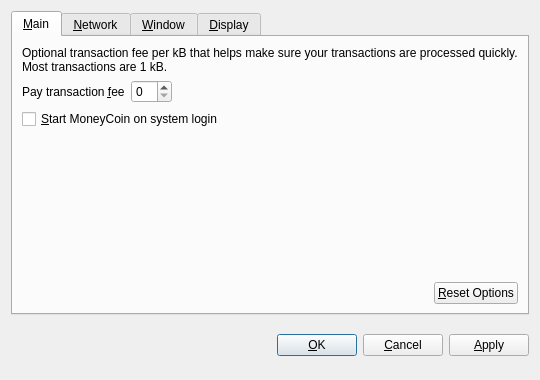
<?xml version="1.0" encoding="UTF-8"?>
<ui version="4.0">
 <class>OptionsDialog</class>
 <widget class="QDialog" name="OptionsDialog">
  <property name="geometry">
   <rect>
    <x>0</x>
    <y>0</y>
    <width>540</width>
    <height>380</height>
   </rect>
  </property>
  <property name="windowTitle">
   <string>Options</string>
  </property>
  <property name="modal">
   <bool>true</bool>
  </property>
  <layout class="QVBoxLayout" name="verticalLayout">
   <item>
    <widget class="QTabWidget" name="tabWidget">
     <property name="tabPosition">
      <enum>QTabWidget::North</enum>
     </property>
     <property name="currentIndex">
      <number>0</number>
     </property>
     <widget class="QWidget" name="tabMain">
      <attribute name="title">
       <string>&amp;Main</string>
      </attribute>
      <layout class="QVBoxLayout" name="verticalLayout_Main">
       <item>
        <widget class="QLabel" name="transactionFeeInfoLabel">
         <property name="text">
          <string>Optional transaction fee per kB that helps make sure your transactions are processed quickly. Most transactions are 1 kB.</string>
         </property>
         <property name="textFormat">
          <enum>Qt::PlainText</enum>
         </property>
         <property name="wordWrap">
          <bool>true</bool>
         </property>
        </widget>
       </item>
       <item>
        <layout class="QHBoxLayout" name="horizontalLayout_1_Main">
         <item>
          <widget class="QLabel" name="transactionFeeLabel">
           <property name="text">
            <string>Pay transaction &amp;fee</string>
           </property>
           <property name="textFormat">
            <enum>Qt::PlainText</enum>
           </property>
           <property name="buddy">
            <cstring>transactionFee</cstring>
           </property>
          </widget>
         </item>
         <item>
          <widget class="BitcoinAmountField" name="transactionFee"/>
         </item>
         <item>
          <spacer name="horizontalSpacer_1_Main">
           <property name="orientation">
            <enum>Qt::Horizontal</enum>
           </property>
           <property name="sizeHint" stdset="0">
            <size>
             <width>40</width>
             <height>20</height>
            </size>
           </property>
          </spacer>
         </item>
        </layout>
       </item>
       <item>
        <widget class="QCheckBox" name="bitcoinAtStartup">
         <property name="toolTip">
          <string>Automatically start MoneyCoin after logging in to the system.</string>
         </property>
         <property name="text">
          <string>&amp;Start MoneyCoin on system login</string>
         </property>
        </widget>
       </item>
       <item>
        <spacer name="verticalSpacer_Main">
         <property name="orientation">
          <enum>Qt::Vertical</enum>
         </property>
         <property name="sizeHint" stdset="0">
          <size>
           <width>20</width>
           <height>40</height>
          </size>
         </property>
        </spacer>
       </item>
       <item>
        <layout class="QHBoxLayout" name="horizontalLayout_2_Main">
         <item>
          <spacer name="horizontalSpacer_2_Main">
           <property name="orientation">
            <enum>Qt::Horizontal</enum>
           </property>
           <property name="sizeHint" stdset="0">
            <size>
             <width>40</width>
             <height>20</height>
            </size>
           </property>
          </spacer>
         </item>
         <item>
          <widget class="QPushButton" name="resetButton">
           <property name="toolTip">
            <string>Reset all client options to default.</string>
           </property>
           <property name="text">
            <string>&amp;Reset Options</string>
           </property>
           <property name="autoDefault">
            <bool>false</bool>
           </property>
          </widget>
         </item>
        </layout>
       </item>
      </layout>
     </widget>
     <widget class="QWidget" name="tabNetwork">
      <attribute name="title">
       <string>&amp;Network</string>
      </attribute>
      <layout class="QVBoxLayout" name="verticalLayout_Network">
       <item>
        <widget class="QCheckBox" name="mapPortUpnp">
         <property name="toolTip">
          <string>Automatically open the MoneyCoin client port on the router. This only works when your router supports UPnP and it is enabled.</string>
         </property>
         <property name="text">
          <string>Map port using &amp;UPnP</string>
         </property>
        </widget>
       </item>
       <item>
        <widget class="QCheckBox" name="connectSocks">
         <property name="toolTip">
          <string>Connect to the MoneyCoin network through a SOCKS proxy (e.g. when connecting through Tor).</string>
         </property>
         <property name="text">
          <string>&amp;Connect through SOCKS proxy:</string>
         </property>
        </widget>
       </item>
       <item>
        <layout class="QHBoxLayout" name="horizontalLayout_Network">
         <item>
          <widget class="QLabel" name="proxyIpLabel">
           <property name="text">
            <string>Proxy &amp;IP:</string>
           </property>
           <property name="textFormat">
            <enum>Qt::PlainText</enum>
           </property>
           <property name="buddy">
            <cstring>proxyIp</cstring>
           </property>
          </widget>
         </item>
         <item>
          <widget class="QValidatedLineEdit" name="proxyIp">
           <property name="maximumSize">
            <size>
             <width>140</width>
             <height>16777215</height>
            </size>
           </property>
           <property name="toolTip">
            <string>IP address of the proxy (e.g. 127.0.0.1)</string>
           </property>
          </widget>
         </item>
         <item>
          <widget class="QLabel" name="proxyPortLabel">
           <property name="text">
            <string>&amp;Port:</string>
           </property>
           <property name="textFormat">
            <enum>Qt::PlainText</enum>
           </property>
           <property name="buddy">
            <cstring>proxyPort</cstring>
           </property>
          </widget>
         </item>
         <item>
          <widget class="QLineEdit" name="proxyPort">
           <property name="maximumSize">
            <size>
             <width>55</width>
             <height>16777215</height>
            </size>
           </property>
           <property name="toolTip">
            <string>Port of the proxy (e.g. 9050)</string>
           </property>
          </widget>
         </item>
         <item>
          <widget class="QLabel" name="socksVersionLabel">
           <property name="text">
            <string>SOCKS &amp;Version:</string>
           </property>
           <property name="textFormat">
            <enum>Qt::PlainText</enum>
           </property>
           <property name="buddy">
            <cstring>socksVersion</cstring>
           </property>
          </widget>
         </item>
         <item>
          <widget class="QValueComboBox" name="socksVersion">
           <property name="toolTip">
            <string>SOCKS version of the proxy (e.g. 5)</string>
           </property>
          </widget>
         </item>
         <item>
          <spacer name="horizontalSpacer_Network">
           <property name="orientation">
            <enum>Qt::Horizontal</enum>
           </property>
           <property name="sizeHint" stdset="0">
            <size>
             <width>40</width>
             <height>20</height>
            </size>
           </property>
          </spacer>
         </item>
        </layout>
       </item>
       <item>
        <spacer name="verticalSpacer_Network">
         <property name="orientation">
          <enum>Qt::Vertical</enum>
         </property>
         <property name="sizeHint" stdset="0">
          <size>
           <width>20</width>
           <height>40</height>
          </size>
         </property>
        </spacer>
       </item>
      </layout>
     </widget>
     <widget class="QWidget" name="tabWindow">
      <attribute name="title">
       <string>&amp;Window</string>
      </attribute>
      <layout class="QVBoxLayout" name="verticalLayout_Window">
       <item>
        <widget class="QCheckBox" name="minimizeToTray">
         <property name="toolTip">
          <string>Show only a tray icon after minimizing the window.</string>
         </property>
         <property name="text">
          <string>&amp;Minimize to the tray instead of the taskbar</string>
         </property>
        </widget>
       </item>
       <item>
        <widget class="QCheckBox" name="minimizeOnClose">
         <property name="toolTip">
          <string>Minimize instead of exit the application when the window is closed. When this option is enabled, the application will be closed only after selecting Quit in the menu.</string>
         </property>
         <property name="text">
          <string>M&amp;inimize on close</string>
         </property>
        </widget>
       </item>
       <item>
        <spacer name="verticalSpacer_Window">
         <property name="orientation">
          <enum>Qt::Vertical</enum>
         </property>
         <property name="sizeHint" stdset="0">
          <size>
           <width>20</width>
           <height>40</height>
          </size>
         </property>
        </spacer>
       </item>
      </layout>
     </widget>
     <widget class="QWidget" name="tabDisplay">
      <attribute name="title">
       <string>&amp;Display</string>
      </attribute>
      <layout class="QVBoxLayout" name="verticalLayout_Display">
       <item>
        <layout class="QHBoxLayout" name="horizontalLayout_1_Display">
         <item>
          <widget class="QLabel" name="langLabel">
           <property name="text">
            <string>User Interface &amp;language:</string>
           </property>
           <property name="textFormat">
            <enum>Qt::PlainText</enum>
           </property>
           <property name="buddy">
            <cstring>lang</cstring>
           </property>
          </widget>
         </item>
         <item>
          <widget class="QValueComboBox" name="lang">
           <property name="toolTip">
            <string>The user interface language can be set here. This setting will take effect after restarting MoneyCoin.</string>
           </property>
          </widget>
         </item>
        </layout>
       </item>
       <item>
        <layout class="QHBoxLayout" name="horizontalLayout_2_Display">
         <item>
          <widget class="QLabel" name="unitLabel">
           <property name="text">
            <string>&amp;Unit to show amounts in:</string>
           </property>
           <property name="textFormat">
            <enum>Qt::PlainText</enum>
           </property>
           <property name="buddy">
            <cstring>unit</cstring>
           </property>
          </widget>
         </item>
         <item>
          <widget class="QValueComboBox" name="unit">
           <property name="toolTip">
            <string>Choose the default subdivision unit to show in the interface and when sending coins.</string>
           </property>
          </widget>
         </item>
        </layout>
       </item>
       <item>
        <widget class="QCheckBox" name="displayAddresses">
         <property name="toolTip">
          <string>Whether to show MoneyCoin addresses in the transaction list or not.</string>
         </property>
         <property name="text">
          <string>&amp;Display addresses in transaction list</string>
         </property>
        </widget>
       </item>
       <item>
        <spacer name="verticalSpacer_Display">
         <property name="orientation">
          <enum>Qt::Vertical</enum>
         </property>
         <property name="sizeHint" stdset="0">
          <size>
           <width>20</width>
           <height>40</height>
          </size>
         </property>
        </spacer>
       </item>
      </layout>
     </widget>
    </widget>
   </item>
   <item>
    <layout class="QHBoxLayout" name="horizontalLayout_Buttons">
     <item>
      <spacer name="horizontalSpacer_1">
       <property name="orientation">
        <enum>Qt::Horizontal</enum>
       </property>
       <property name="sizeHint" stdset="0">
        <size>
         <width>40</width>
         <height>48</height>
        </size>
       </property>
      </spacer>
     </item>
     <item>
      <widget class="QLabel" name="statusLabel">
       <property name="font">
        <font>
         <weight>75</weight>
         <bold>true</bold>
        </font>
       </property>
       <property name="text">
        <string/>
       </property>
       <property name="textFormat">
        <enum>Qt::PlainText</enum>
       </property>
       <property name="wordWrap">
        <bool>true</bool>
       </property>
      </widget>
     </item>
     <item>
      <spacer name="horizontalSpacer_2">
       <property name="orientation">
        <enum>Qt::Horizontal</enum>
       </property>
       <property name="sizeHint" stdset="0">
        <size>
         <width>40</width>
         <height>48</height>
        </size>
       </property>
      </spacer>
     </item>
     <item>
      <widget class="QPushButton" name="okButton">
       <property name="text">
        <string>&amp;OK</string>
       </property>
      </widget>
     </item>
     <item>
      <widget class="QPushButton" name="cancelButton">
       <property name="text">
        <string>&amp;Cancel</string>
       </property>
       <property name="autoDefault">
        <bool>false</bool>
       </property>
      </widget>
     </item>
     <item>
      <widget class="QPushButton" name="applyButton">
       <property name="text">
        <string>&amp;Apply</string>
       </property>
       <property name="autoDefault">
        <bool>false</bool>
       </property>
      </widget>
     </item>
    </layout>
   </item>
  </layout>
 </widget>
 <customwidgets>
  <customwidget>
   <class>BitcoinAmountField</class>
   <extends>QSpinBox</extends>
   <header>bitcoinamountfield.h</header>
  </customwidget>
  <customwidget>
   <class>QValueComboBox</class>
   <extends>QComboBox</extends>
   <header>qvaluecombobox.h</header>
  </customwidget>
  <customwidget>
   <class>QValidatedLineEdit</class>
   <extends>QLineEdit</extends>
   <header>qvalidatedlineedit.h</header>
  </customwidget>
 </customwidgets>
 <resources/>
 <connections/>
</ui>
